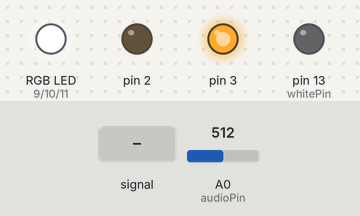
A sketch run on a simulated Arduino Leonardo, built with avr-gcc and run on an emulated ATmega32U4. Shown: an RGB LED mixed from three pins (HIGH = lit), output pins drawn as LEDs (lit = HIGH). The inputs (shaded band) are chosen by the test bench; at power-on: A0 (audioPin) = 512. Dim RGB values are drawn brighter than linear; the modem accepts every AT command (registered, SIM ready, sends succeed) and sends nothing else; pins used as bus, display or sensor lines are not drawn.

Above: at 1.2 s.
1.3 s: A0 (audioPin) fed a 200 Hz sine of ±81 counts around its level
4.3 s: A0 (audioPin) set to 350
At 4.6 s:
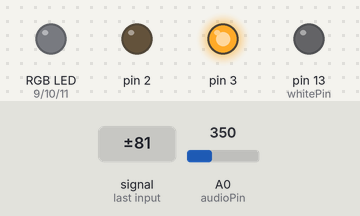
5.8 s: A0 (audioPin) fed a 1000 Hz sine of ±255 counts around its level
At 8.26 s:
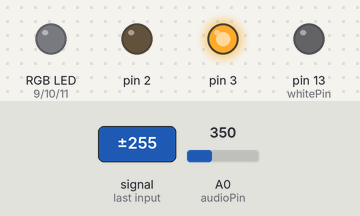
8.8 s: A0 (audioPin) fed a 50 Hz sine of ±306 counts around its level
11.8 s: A0 (audioPin) set to 370
At 12.32 s:
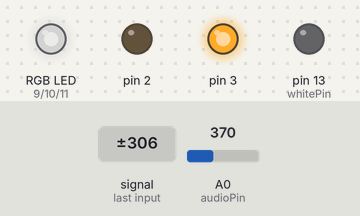
Timing chart, 0 to 17.4 s (numbered marks = the images above; inputs shaded):
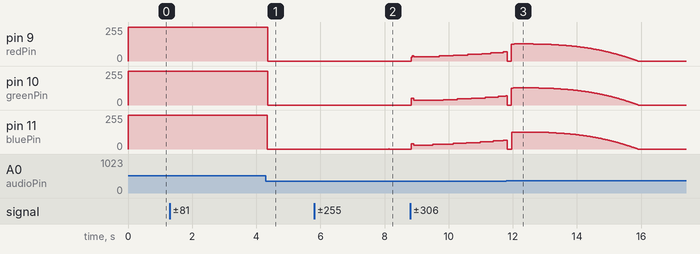

The sketch:

audio_dmx_send.ino
```cpp
// (licence header left out)
#define redPin 9    // Red LED connected to digital pin 9
#define greenPin 10// Green LED connected to digital pin 10
#define bluePin 11 // Blue LED connected to digital pin 11
#define whitePin 13 // White LED connected to digital pin 13

#define audioPin 0 // Audio connected to AI0
#define strobePin 4 // MSGEQ7 Strobe Pin
#define resetPin 7 // MSGEQ7 Reset Pin
#define mode_delaytime 142 // Seconds between mode changes.

#define steptime 1


#define audiothresholdvoltage 5 // This voltage above the lowest seen will show up in the scaled value.
#define audiotypicalrange 5 // This is the typical voltage difference between quiet and loud.
#define audioalphashift 0.1 // This is the time constant for shifting the high limit.
#define audioalphareturn 0.001 // This is the time constant for returning to typical values.
#define audioalpharead 0.1 // This is the time constant for filtering incoming audio magnitudes.
#define audioalphalow 0.001 // This is the time constant for moving the low limit.
#define audiodelaytime 1 // Milliseconds between sequential MSGEQ7 readings.

enum audio_state {
  audioinitialize,
  audioanalyze,
  audiohold
} audio_state;

float audiocurrentvalue[7] = {45, 50, 40, 45, 45, 90, 100};
float audioscaledvalue[7];
float audiolimitedvalue[7];

unsigned int audiotypicallow[7] = {45, 50, 40, 45, 45, 90, 100}; // Typical noise floors.
unsigned int audiotypicalhigh[7]; // Approximate max value.

float audiocurrentlow[7] = {45, 50, 40, 45, 45, 90, 100}; // Initial noise floor.
float audiocurrenthigh[7]; // Initial max value.

unsigned int audioband[7] = {63, 160, 400, 1000, 2500, 6250, 16000};

struct HSI {
  float h;
  float s;
  float i;
  float htarget;
  float starget;
} color;

void sendcolor() {
  int rgbw[4];
  while (color.h >=360) color.h = color.h - 360;
  while (color.h < 0) color.h = color.h + 360;
  if (color.i > 1) color.i = 1;
  if (color.i < 0) color.i = 0;
  if (color.s > 1) color.s = 1;
  if (color.s < 0) color.s = 0;
  // Fix ranges (somewhat redundantly).
  hsi2rgbw(color.h, color.s, color.i, rgbw);
  analogWrite(redPin, rgbw[0]);
  analogWrite(greenPin, rgbw[1]);
  analogWrite(bluePin, rgbw[2]);
  analogWrite(whitePin, rgbw[3]);
}

void hsi2rgbw(float H, float S, float I, int* rgbw) {
  int r, g, b, w;
  float cos_h, cos_1047_h;
  H = fmod(H,360); // cycle H around to 0-360 degrees
  H = 3.14159*H/(float)180; // Convert to radians.
  S = S>0?(S<1?S:1):0; // clamp S and I to interval [0,1]
  I = I>0?(I<1?I:1):0;

  // This section is modified by the addition of white so that it assumes
  // fully saturated colors, and then scales with white to lower saturation.
  //
  // Next, scale appropriately the pure color by mixing with the white channel.
  // Saturation is defined as "the ratio of colorfulness to brightness" so we will
  // do this by a simple ratio wherein the color values are scaled down by (1-S)
  // while the white LED is placed at S.

  // This will maintain constant brightness because in HSI, R+B+G = I. Thus,
  // S*(R+B+G) = S*I. If we add to this (1-S)*I, where I is the total intensity,
  // the sum intensity stays constant while the ratio of colorfulness to brightness
  // goes down by S linearly relative to total Intensity, which is constant.

  if(H < 2.09439) {
    cos_h = cos(H);
    cos_1047_h = cos(1.047196667-H);
    r = S*255*I/3*(1+cos_h/cos_1047_h);
    g = S*255*I/3*(1+(1-cos_h/cos_1047_h));
    b = 0;
    w = 255*(1-S)*I;
  } else if(H < 4.188787) {
    H = H - 2.09439;
    cos_h = cos(H);
    cos_1047_h = cos(1.047196667-H);
    g = S*255*I/3*(1+cos_h/cos_1047_h);
    b = S*255*I/3*(1+(1-cos_h/cos_1047_h));
    r = 0;
    w = 255*(1-S)*I;
  } else {
    H = H - 4.188787;
    cos_h = cos(H);
    cos_1047_h = cos(1.047196667-H);
    b = S*255*I/3*(1+cos_h/cos_1047_h);
    r = S*255*I/3*(1+(1-cos_h/cos_1047_h));
    g = 0;
    w = 255*(1-S)*I;
  }

  rgbw[0]=r;
  rgbw[1]=g;
  rgbw[2]=b;
  rgbw[3]=w;
}

long audio_starttime;


#define SIZE 3 // max frame size, if you want to do it this way
volatile byte dmx_buffer[SIZE]; // allocate buffer space

volatile unsigned int dmx_ptr = 0;
volatile byte dmx_state = 0; // state tracker

void setup() {
  pinMode(redPin, OUTPUT);
  pinMode(greenPin, OUTPUT);
  pinMode(bluePin, OUTPUT);
  pinMode(whitePin, OUTPUT);

  // Enable output on port to control direction of RS485
  DDRD |= 0x03;
  PORTD |= 0x01;

  // initialize uart for data transfer
  UBRR1H = ((F_CPU/250000/16) - 1) >> 8;
  UBRR1L = ((F_CPU/250000/16) - 1);
  UCSR1A = 1<<UDRE1;
  UCSR1C = 1<<USBS1 | 1<<UCSZ11 | 1<<UCSZ10; // 2 stop bits,8 data bitss
  UCSR1B = 1<<TXEN1; // turn it on

  sei();
  analogWrite(whitePin,10);

  // audio
  audio_state = audioinitialize;

  pinMode(audioPin, INPUT);
  pinMode(strobePin, OUTPUT);
  pinMode(resetPin, OUTPUT);
  digitalWrite(resetPin, LOW);
  digitalWrite(strobePin, HIGH);
  analogReference(DEFAULT);

  // Set prescalers to 1 for all timers; note that this means that millis() et all will be 64x too short.
  TCCR0B = _BV(CS00);
  TCCR1B = _BV(CS10);
  TCCR3B = _BV(CS30);
  TCCR4B = _BV(CS40);

    for (int i=0; i<7; i++) {
    audiocurrentlow[i] += audiothresholdvoltage;
    audiotypicallow[i] += audiothresholdvoltage;
    audiocurrenthigh[i] = audiocurrentlow[i] + audiotypicalrange;
    audiotypicalhigh[i] = audiotypicallow[i] + audiotypicalrange;
  }

}

void loop() {

 long currenttime = millis()/64;
  float audiointensityred = 0;
  float audiointensitygreen = 0;
  float audiointensityblue = 0;
  float audiofrequencyred = 0;
  float audiofrequencygreen = 0;
  float audiofrequencyblue = 0;
  float audiototalpowerred = 0;
  float audiototalpowergreen = 0;
  float audiototalpowerblue = 0;
  float audiomaxpowerred = 0;
  float audiomaxpowergreen = 0;
  float audiomaxpowerblue = 0;

  switch (audio_state) {
        case audioinitialize:
          audio_state = audioanalyze;
          digitalWrite(redPin, 0);
          digitalWrite(greenPin, 0);
          digitalWrite(bluePin, 0);
          digitalWrite(whitePin, 0);
          break;
        case audioanalyze:
          digitalWrite(resetPin, HIGH);
          digitalWrite(resetPin, LOW);
          delayMicroseconds(72);

          for(int i=0; i<7; i++) {
            digitalWrite(strobePin, LOW);
            delayMicroseconds(35);
            unsigned int audiomomentaryvalue = analogRead(audioPin); // Get ADC Value.

            // Filter input audio signal.
            audiocurrentvalue[i] = audioalpharead*(float)audiomomentaryvalue + (1-audioalpharead)*(float)audiocurrentvalue[i];

            // Guarantee that the currentlow is not going to cause negative values in comparisons.
            if (audiocurrentlow[i]<audiothresholdvoltage) audiocurrentlow[i]=audiothresholdvoltage;

            // Set default limited value.
            audiolimitedvalue[i] = audiocurrentvalue[i];

            // Automatically generate an expected "current low" value as being the filtered current value plus a threshold.
            audiocurrentlow[i] = audioalphalow*((float)audiocurrentvalue[i]+audiothresholdvoltage) + (1-audioalphalow)*(float)audiocurrentlow[i];

            // If the value is higher than anything seen yet, it is the new high and limit the value.
            if (audiocurrentvalue[i] > audiocurrenthigh[i]) {
              audiocurrenthigh[i] = audioalphashift*(float)audiocurrentvalue[i] + (1-audioalphashift)*(float)audiocurrenthigh[i];
              audiolimitedvalue[i] = audiocurrenthigh[i];
            }

            // Limit the value based on the current low.
            if (audiocurrentvalue[i] < audiocurrentlow[i]) audiolimitedvalue[i] = audiocurrentlow[i];

            // Map [currentlow, currenthigh] to [0, 0xFF].

            audioscaledvalue[i] = (float)(audiolimitedvalue[i]-audiocurrentlow[i])/(float)(audiocurrenthigh[i]-audiocurrentlow[i])*0xFF;

            if (i<2) audiointensityred += audioscaledvalue[i]/2;
            else if (i<4) audiointensitygreen += audioscaledvalue[i]/2;
            else if (i<5) audiointensityblue += audioscaledvalue[i];

            audiocurrenthigh[i] = (1-audioalphareturn)*audiocurrenthigh[i]+audioalphareturn*(audiocurrentlow[i]+audiotypicalrange);

            digitalWrite(strobePin, HIGH);
            delayMicroseconds(72);
          }

          analogWrite(redPin, audiointensityred);
          analogWrite(greenPin, audiointensitygreen);
          analogWrite(bluePin, audiointensityblue);

          audio_state = audiohold;
          break;
        case audiohold:
          if (currenttime >= audio_starttime + audiodelaytime) audio_state = audioanalyze;
          break;
      }

  while(dmx_state); // check if last buffer was sent out
  // fill buffer with some new data
  for (byte i = 0; i < SIZE/3; i++) {
    dmx_buffer[i] = audiointensityred;
    dmx_buffer[i+1] = audiointensitygreen;
    dmx_buffer[i+2] = audiointensityblue;
  }
  // send out dmx data
  dmx_send();

}


ISR(USART1_TX_vect) {

  // handle data transfers
  // check for state 3 first as its most probable
  if (dmx_state == 3) {
    UDR1 = dmx_buffer[dmx_ptr];
    dmx_ptr++;
    if (dmx_ptr >= SIZE) {
      dmx_state = 4; // last byte sent
    }
  }
  else if (dmx_state == 1) {
    // reset baudrate generator
    UBRR1H = ((F_CPU/250000/16) - 1) >> 8;
    UBRR1L = ((F_CPU/250000/16) - 1);
    UDR1 = 0; // send slot0 blank space
    dmx_state = 2; // set to slot0 transmit mode
  }
  else if (dmx_state == 2) {
    UDR1 = dmx_buffer[0]; // send first data byte
    dmx_ptr = 1; // set pointer to next data byte
    dmx_state = 3; // set to data transfer mode
  }
  else {
    UCSR1B &= ~(1<<TXCIE1); // disable tx complete interrupt
    UCSR1A |= 1<<TXC1; // clear flag if set
    dmx_state = 0; // reset - bad condition or done

  }
}

void dmx_send() {
  dmx_state = 1; // set to BREAK transfer
  // set usart for really slow transfer for BREAK signal
  // this will produce a BREAK of 112.5us
  // and a MAB of 25us
  UBRR1H = ((F_CPU/80000/16) - 1) >> 8;
  UBRR1L = ((F_CPU/80000/16) - 1);
  UCSR1B |= 1<<TXCIE1; // enable tx complete interrupt
  UDR1 = 0;

}
```

Measured:
- after the input at 4.3 s, pin 9 (redPin), pin 10 (greenPin), pin 11 (bluePin): 255/255 → 0/255 after 0.05 s
- after the input at 5.8 s, pin 11 (bluePin): 0/255 → 3/255 after 2.3 s, → 0/255 0.02 s later
